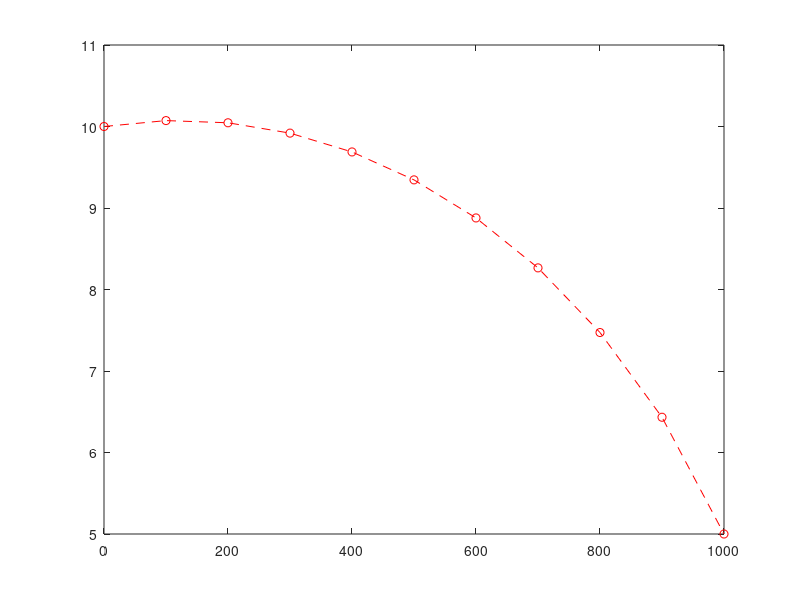

Source code (MATLAB):
    N=0.0001;
    K=1;
    h=[10 0 0 0 0 0 0 0 0 0 5];
    h_old=[10 0 0 0 0 0 0 0 0 0 5];
    tolerance=1;
    dx=100;

    while tolerance > 1e-6
        for i=2:1:10
            h(i) = sqrt((((-N/K)-((h(i+1)-h(i-1))/(2*dx)).^2 )*(dx.^2 ) -h(i)*h(i-1) -h(i)*h(i+1))/(-2));
            tolerance(i-1) = abs((h(i)-h_old(i))./h(i));
        end
        tolerance=max(tolerance);
        h_old=h;

    end

    x2=linspace(0,1000,11);
    h=h';
    plot(x2,h, 'r o --')
